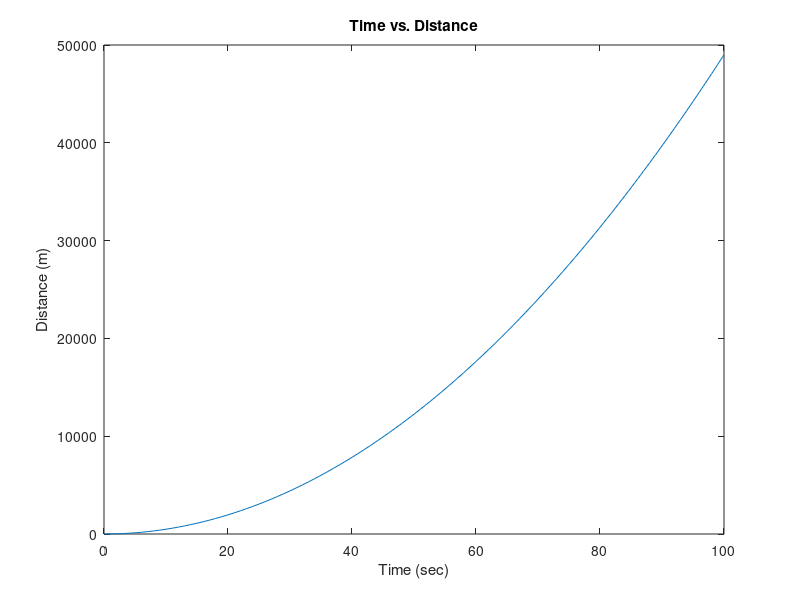

Here is the MATLAB script that generated this plot:
%{
  Abhigyaan Deep, AER E 161, Lecture 4 Problem 3
  Purpose: answer the following question:

  The general equation for the distance that a free falling body has traveled
  (neglecting air friction) is D = 0.5gt2. Assume that g=9.8 m/s2. Write a
  script to generate a plot of time versus distance traveled, for the time
  from 0 to 100 sec. Include plot title and label your axes.
%}

clc, clear

gravity = 9.8; % declare gravity
time = 0 : 100; % declare time
distance = 0.5 * gravity .* time .^ 2; % calculate distances

plot(time, distance) % plot the time vs. distance
title('Time vs. Distance') % give it a title
xlabel('Time (sec)') % give it a human readable label
ylabel('Distance (m)') % give it a human readable label again